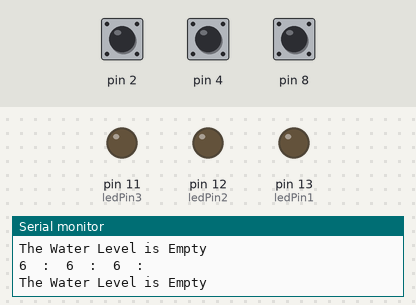
Recording of a sketch running on a simulated Arduino Uno, built with avr-gcc and run on an emulated ATmega328P. Shown: output pins drawn as LEDs (lit = HIGH), the last lines printed to the serial monitor. The inputs (shaded band) are chosen by the test bench; at power-on: pin 2 HIGH, pin 4 HIGH, pin 8 HIGH.

Above: at 1.2 s.
1.3 s: pin 2 pulled LOW for 0.15 s
At 1.44 s:
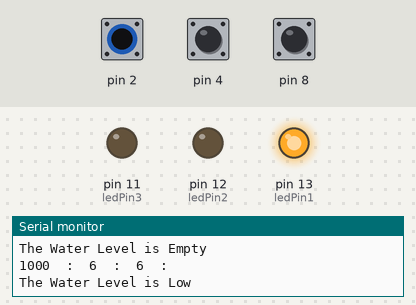
3.0 s: pin 4 pulled LOW for 0.15 s
At 3.15 s:
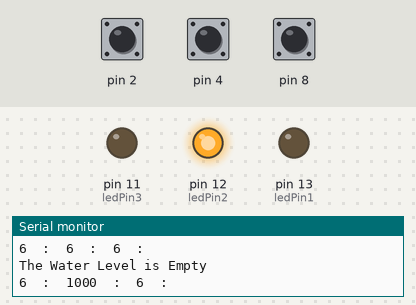
4.7 s: pin 8 pulled LOW for 0.15 s
At 4.82 s:
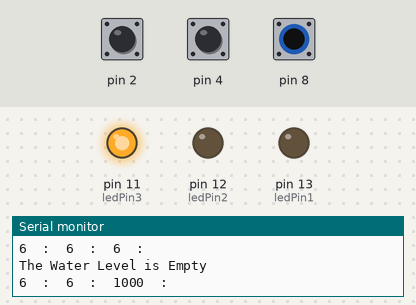
6.3 s: pin 8 pulled LOW for 3.2 s
At 10.4 s:
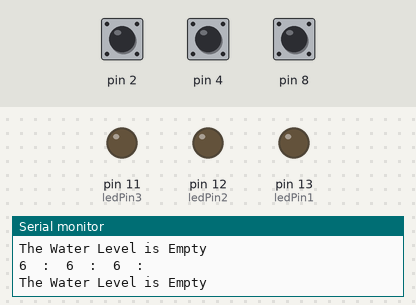
11.0 s: pin 2 pulled LOW for 3.2 s
At 12.0 s:
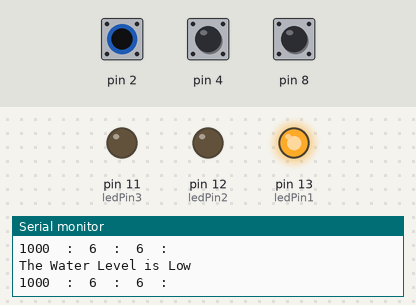
15.7 s: pin 4 pulled LOW for 0.15 s
At 17.2 s:
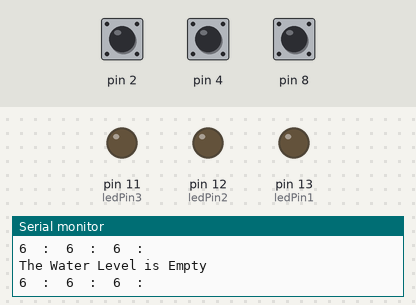
Timing chart, 0 to 18.7 s (numbered marks = the images above; inputs shaded):
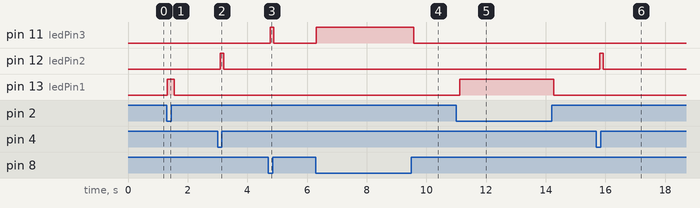

The sketch:

capactive-water-test.ino
```cpp
#include <CapacitiveSensor.h>

const int ledPin1 = 13;
const int ledPin2 = 12;
const int ledPin3 = 11;

int threshold = 300;
int timeout = 20;

CapacitiveSensor lowPoint = CapacitiveSensor(3, 2);
CapacitiveSensor midPoint = CapacitiveSensor(5, 4);
CapacitiveSensor highPoint = CapacitiveSensor(10, 8);

void setup() {
  Serial.begin(9600);
  pinMode(ledPin1, OUTPUT);
  pinMode(ledPin2, OUTPUT);
  pinMode(ledPin3, OUTPUT);
}

void loop() {
  // Taking each sensorʼs measure.
  unsigned int lowVal = constrain(lowPoint.capacitiveSensor(timeout), -5, 1000);
  lowVal > threshold ? digitalWrite(ledPin1, HIGH) : digitalWrite(ledPin1, LOW);
    Serial.print(lowVal);
    Serial.print("  :  ");
  unsigned int midVal = constrain(midPoint.capacitiveSensor(timeout), -5, 1000);
  midVal > threshold ? digitalWrite(ledPin2, HIGH) : digitalWrite(ledPin2, LOW);
    Serial.print(midVal);
    Serial.print("  :  ");
  unsigned int highVal = constrain(highPoint.capacitiveSensor(timeout), -5, 1000);
  highVal > threshold ? digitalWrite(ledPin3, HIGH) : digitalWrite(ledPin3, LOW);
    Serial.print(highVal);
    Serial.println("  :  ");

  delay(100);

  //report if contact is made to the LEDs.


  //report the water level to the serial port.
  if (highVal > threshold) {
    Serial.println ("The Water Level is High");
  }
  else if (midVal > threshold) {
    Serial.println ("The Water Level is Medium");
  }
  else if (lowVal > threshold) {
    Serial.println("The Water Level is Low");
  }
  else {
    Serial.println("The Water Level is Empty");
  }

}
```

Measured:
- after the input at 1.3 s, pin 13 (ledPin1): LOW → HIGH at once, → LOW 0.24 s later
- after the input at 3.0 s, pin 12 (ledPin2): LOW → HIGH after 0.10 s, → LOW 0.12 s later
- after the input at 4.7 s, pin 11 (ledPin3): LOW → HIGH after 0.06 s, → LOW 0.12 s later
- after the input at 6.3 s, pin 11 (ledPin3): LOW → HIGH at once, → LOW 3.3 s later
- after the input at 11.0 s, pin 13 (ledPin1): LOW → HIGH after 0.11 s, → LOW 3.2 s later
- after the input at 15.7 s, pin 12 (ledPin2): LOW → HIGH after 0.11 s, → LOW 0.12 s later
